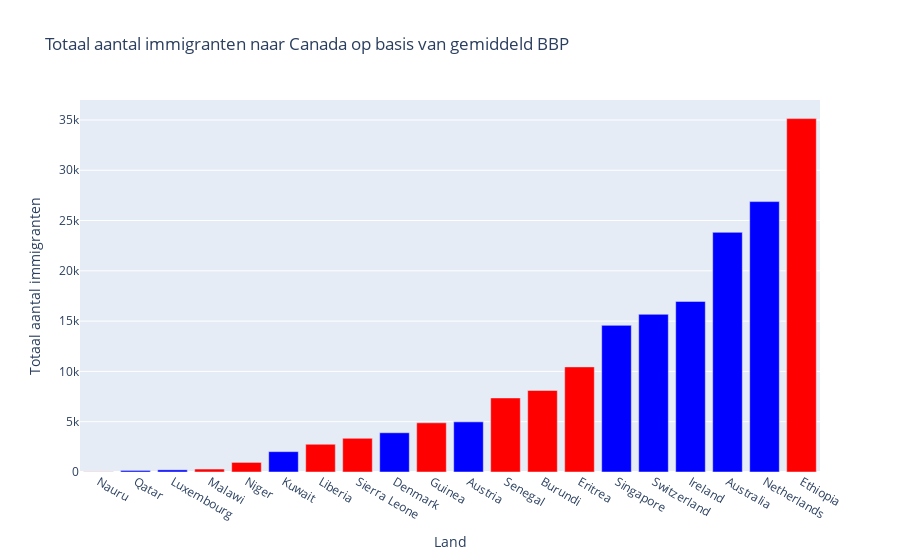

The cell this chart's notebook holds for it:
### Markdown cell above
## Totaal aantal immigranten naar Canada op basis van gemiddeld BBP

De bar chart onder deze tekst geeft het aantal immigranten weer die uit een bepaald land naar Canada gaan. De selectie van 20 landen bestaat uit 10 van de landen met het hoogste BBP ter wereld en 10 van de landen met het laagste BBP ter wereld. De landen zijn oplopend van links naar rechts gerangschikt, wat resulteert in een balkgrafiek. De y-as vertegenwoordigt het aantal immigranten van een land. De x-as vertegenwoordigt om welk van de 20 landen het gaat. Elke balk correspondeert met een specifiek land en de hoogte van de balk geeft de immigratie naar Canada vanuit dat land aan. De landen uit de lijst met het hoogste BBP ter wereld hebben een blauwe kleur balk en de landen uit de lijst met het laagste BBP ter wereld hebben een rode kleur balk. Deze twee verschillende kleuren stelt een visuele analyse in staat snel en gemakkelijk het verschil te zien tussen welk soort landen een hoger aantal immigranten hebben die naar Canada vertrekken.

De belangrijkste boodschap die uit deze bar chart naar voren komt, is de variatie in immigratiecijfers van verschillende landen naar Canada. Het stelt de lezer in staat om de landen te identificeren die de hoogste immigratie naar Canada hebben, terwijl ook duidelijk wordt welke landen relatief lagere immigratiecijfers hebben. Deze visualisatie biedt inzicht in de migratiestromen naar Canada en benadrukt de landen waaruit de meeste immigranten afkomstig zijn, wat kan bijdragen aan het begrijpen van demografische patronen en migratietrends.

### Code cell
# selectie van hoogste en laagste 10 landen op basis van gemiddeld BBP
selectie_landen = [x for x in top_10_landen.index]
for x in laagste_10_landen.index:
    selectie_landen.append(x)

# selecteerd de landen in de dataset die in selectie_landen zitten
df_landen = df1[df1['Country'].isin(selectie_landen)]

# sorteert de df_landen op de kolom totaal
df_landen = df_landen.sort_values('Total')

# maakt de traces aan voor de plot
trace = go.Bar(
    x=df_landen['Country'],
    y=df_landen['Total'],
    marker=dict(
        color=['blue' if land in top_10_landen.index else 'red' for land in df_landen['Country']]
    )
)

# zet de titel en de as titels in de variabel opmaak
opmaak = go.Layout(
    title='Totaal aantal immigranten naar Canada op basis van gemiddeld BBP',
    xaxis=dict(title='Land'),
    yaxis=dict(title='Totaal aantal immigranten'),
)

# maakt de plot met alle data zoals opmaak en layout
fig = go.Figure(data=[trace], layout=opmaak)

# laat do plot zien
fig.show()

### Figure 1 — Plotly figure (JSON) as saved in the notebook; plotly's stock layout.template omitted (floating-point values rounded to 4 significant figures)
{"data": [{"marker": {"color": ["red", "blue", "blue", "red", "red", "blue", "red", "red", "blue", "red", "blue", "red", "red", "red", "blue", "blue", "blue", "blue", "blue", "red"]}, "type": "bar", "x": ["Nauru", "Qatar", "Luxembourg", "Malawi", "Niger", "Kuwait", "Liberia", "Sierra Leone", "Denmark", "Guinea", "Austria", "Senegal", "Burundi", "Eritrea", "Singapore", "Switzerland", "Ireland", "Australia", "Netherlands", "Ethiopia"], "y": [18, 157, 215, 294, 952, 2025, 2759, 3351, 3901, 4891, 4985, 7362, 8110, 10450, 14579, 15678, 16964, 23829, 26884, 35136]}], "layout": {"title": {"text": "Totaal aantal immigranten naar Canada op basis van gemiddeld BBP"}, "xaxis": {"title": {"text": "Land"}}, "yaxis": {"title": {"text": "Totaal aantal immigranten"}}}}
